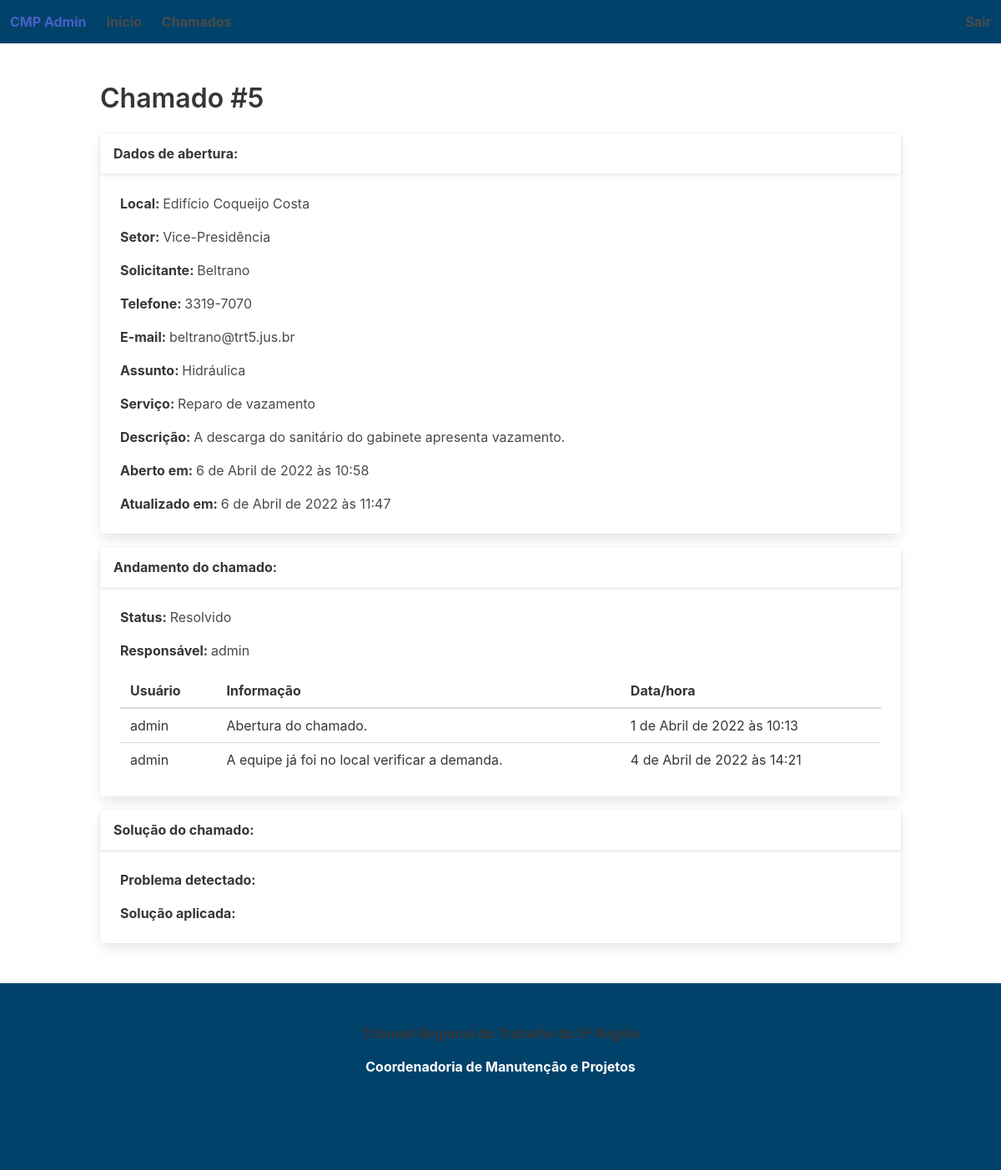
Page /cmp_admin/ticket/5/ (signed in) on the committed database.
### cmp_admin/models.py (models this page shows, shortened)
class Ticket(models.Model):
  place_id = models.ForeignKey(Place, on_delete = models.SET_NULL, null = True)
  contact_email = models.EmailField()
  sector_id = models.ForeignKey(Sector, on_delete = models.SET_NULL, null = True)
  contact_phone = models.CharField(max_length = 255)
  description = models.TextField()
  assigned_to_id = models.ForeignKey(User, on_delete = models.SET_NULL, null = True)
  infos = models.ManyToManyField('Info')
  created_at = models.DateTimeField(auto_now_add = True)
  updated_at = models.DateTimeField(auto_now = True)
  subject_id = models.ForeignKey(Subject, on_delete = models.SET_NULL, null = True)
  service_id = models.ForeignKey(Service, on_delete = models.SET_NULL, null = True)
  status_id = models.ForeignKey(Status, on_delete = models.SET_NULL, null = True)
  requester = models.CharField(max_length = 255)
  issue = models.TextField(blank = True)
  solution = models.TextField(blank = True)

class Place(models.Model):
  name = models.CharField(max_length = 255)
  city = models.CharField(max_length = 255)
  state = models.CharField(max_length = 255)
  address = models.CharField(max_length = 255)
  zip_code = models.CharField(max_length = 255)
  created_at = models.DateTimeField(auto_now_add = True)
  updated_at = models.DateTimeField(auto_now = True)
  def __str__(self):
    return self.name

class Sector(models.Model):
  name = models.CharField(max_length = 255)
  place_id = models.ForeignKey(Place, on_delete = models.SET_NULL, null = True)
  email = models.EmailField()
  phone_number = models.CharField(max_length = 255)
  created_at = models.DateTimeField(auto_now_add = True)
  updated_at = models.DateTimeField(auto_now = True)
  def __str__(self):
    return self.name

class Subject(models.Model):
  name = models.CharField(max_length = 255)
  created_at = models.DateTimeField(auto_now_add = True)
  updated_at = models.DateTimeField(auto_now = True)
  def __str__(self):
    return self.name

class Service(models.Model):
  name = models.CharField(max_length = 255)
  subject_id = models.ForeignKey(Subject, on_delete = models.SET_NULL, null = True)
  created_at = models.DateTimeField(auto_now_add = True)
  updated_at = models.DateTimeField(auto_now = True)
  def __str__(self):
    return self.name

class Status(models.Model):
  name = models.CharField(max_length = 255)
  created_at = models.DateTimeField(auto_now_add = True)
  updated_at = models.DateTimeField(auto_now = True)
  def __str__(self):
    return self.name

class Info(models.Model):
  description = models.TextField()
  user_id = models.ForeignKey(User, on_delete = models.SET_NULL, null = True)
  created_at = models.DateTimeField(auto_now_add = True)
  updated_at = models.DateTimeField(auto_now = True)

### cmp_admin/views.py (the view)
# urls.py: path('ticket/<int:pk>/', views.TicketDetailView.as_view(), name = 'ticket_detail'),
class TicketDetailView(LoginRequiredMixin, generic.DetailView):
  model = Ticket
  template_name = 'cmp_admin/ticket_detail.html'

### cmp_admin/templates/cmp_admin/ticket_detail.html (shortened to what this page needs)
{% extends 'cmp_admin/base.html' %}
{% block main %}
<h1 class="title">Chamado #{{ ticket.pk }}</h1>
<div class="card mb-4">
  <div class="card-header">
    <p class="card-header-title">Dados de abertura:</p>
  </div>
  <div class="card-content">
    <div class="content">
      <p><strong>Local: </strong>{{ ticket.place_id }}</p>
      <p><strong>Setor: </strong>{{ ticket.sector_id }}</p>
      <p><strong>Solicitante: </strong>{{ ticket.requester }}</p>
      <p><strong>Telefone: </strong>{{ ticket.contact_phone }}</p>
      <p><strong>E-mail: </strong>{{ ticket.contact_email }}</p>
      <p><strong>Assunto: </strong>{{ ticket.subject_id }}</p>
      <p><strong>Serviço: </strong>{{ ticket.service_id }}</p>
      <p><strong>Descrição: </strong>{{ ticket.description }}</p>
      <p><strong>Aberto em: </strong>{{ ticket.created_at }}</p>
      <p><strong>Atualizado em: </strong>{{ ticket.updated_at }}</p>
    </div>
  </div>
</div>
<div class="card mb-4">
  <div class="card-header">
    <p class="card-header-title">Andamento do chamado:</p>
  </div>
  <div class="card-content">
    <div class="content">
      <p><strong>Status: </strong>{{ ticket.status_id }}</p>
      <p><strong>Responsável: </strong>{{ ticket.assigned_to_id }}</p>
      <table class="table">
        <thead>
          <tr>
            <th>Usuário</th>
            <th>Informação</th>
            <th>Data/hora</th>
          </tr>
        </thead>
        <tbody>
          {% for info in ticket.infos.all %}
          <tr>
            <td>{{ info.user_id }}</td>
            <td>{{ info.description }}</td>
            <td>{{ info.created_at }}</td>
          </tr>
          {% endfor %}
        </tbody>
      </table>
    </div>
  </div>
</div>
<div class="card">
  <div class="card-header">
    <p class="card-header-title">Solução do chamado:</p>
  </div>
  <div class="card-content">
    <div class="content">
      <p><strong>Problema detectado: </strong>{{ ticket.issue }}</p>
      <p><strong>Solução aplicada: </strong>{{ ticket.solution }}</p>
    </div>
  </div>
</div>
{% endblock main %}

### cmp_admin/templates/cmp_admin/ticket_detail.html (style rules this page uses)
.card { width: 80vw; margin: auto; }

### rows in the picture
Ticket: pk "5", place_id "Edifício Coqueijo Costa", sector_id "Vice-Presidência", requester "Beltrano", contact_phone "3319-7070", contact_email "beltrano@trt5.jus.br", subject_id "Hidráulica", service_id "Reparo de vazamento", description "A descarga do sanitário do gabinete apresenta vazamento.", created_at "6 de Abril de 2022 às 10:58", updated_at "6 de Abril de 2022 às 11:47", status_id "Resolvido", assigned_to_id "admin"
Info: user_id "admin", description "Abertura do chamado.", created_at "1 de Abril de 2022 às 10:13"
Info: user_id "admin", description "A equipe já foi no local verificar a demanda.", created_at "4 de Abril de 2022 às 14:21"
